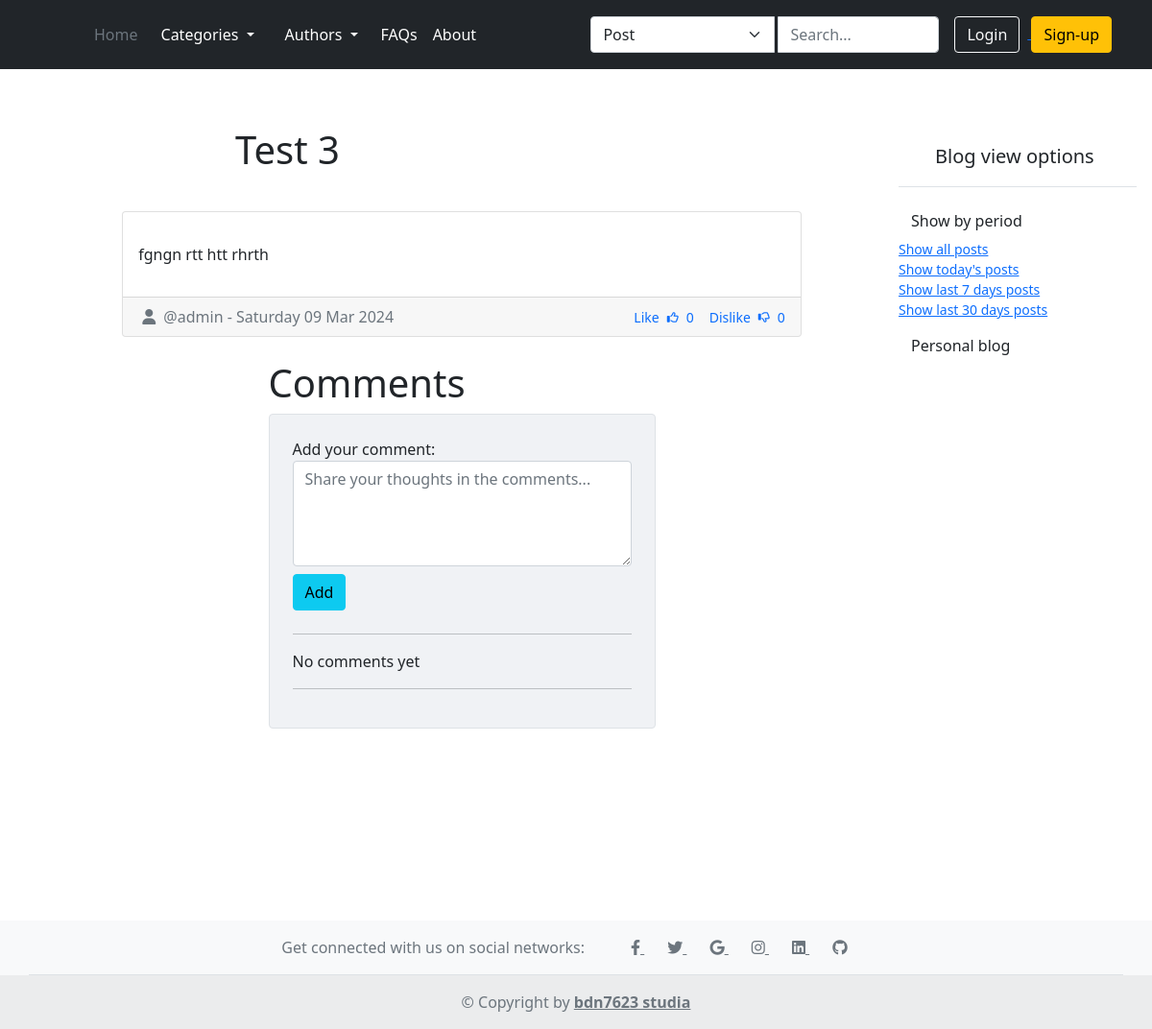
The page /2024/3/9/test-3/ on the database as committed earlier.
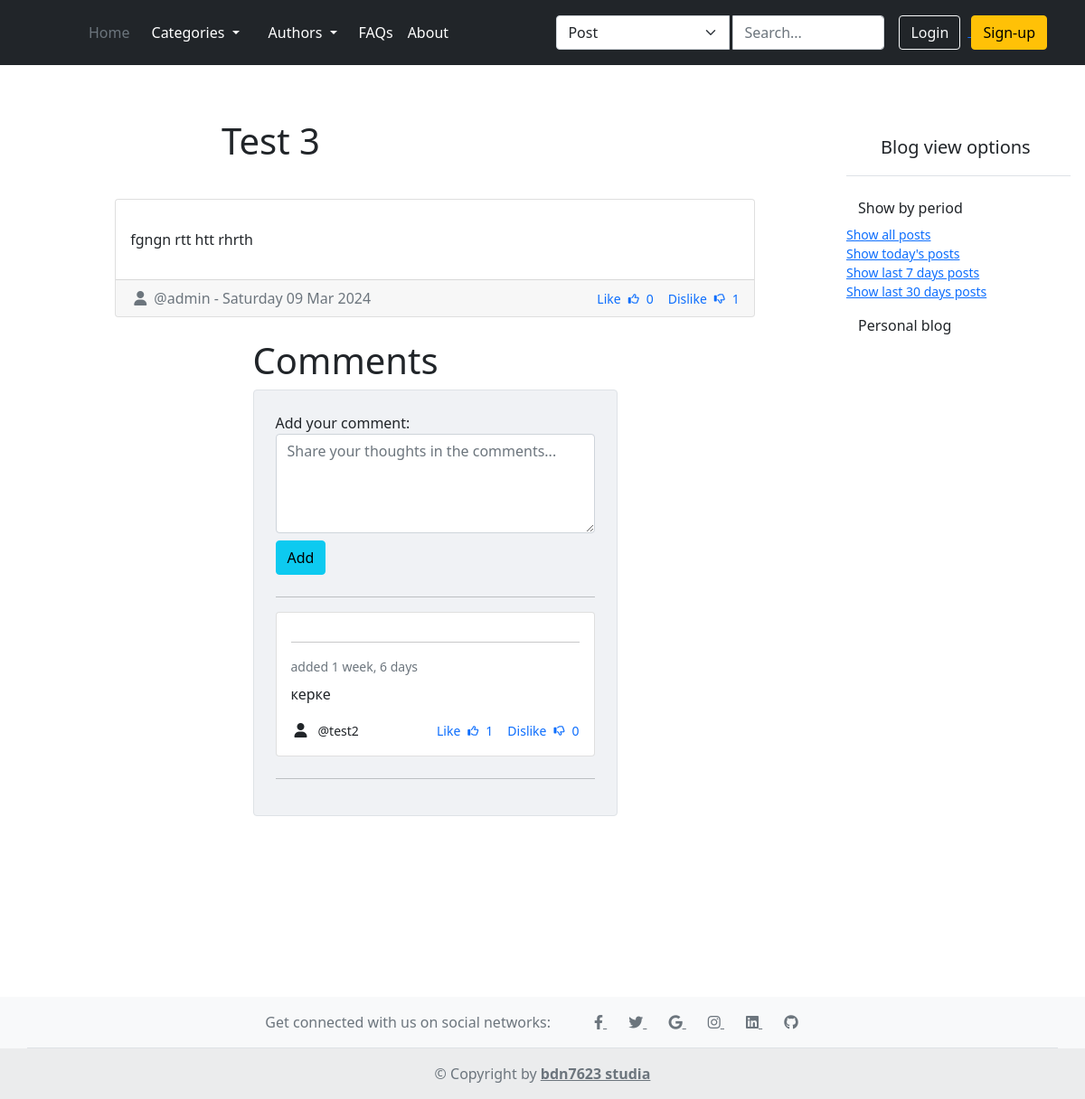
The same page on the database as committed later.
### blog/models.py (models this page shows, shortened)
class Post(models.Model):
    STATUS_CHOICES = (
        ('draft', 'Draft'),
        ('published', 'Published'),
    )
    title = models.CharField(max_length=200)
    slug = models.SlugField(unique_for_date='publish')
    author = models.ForeignKey(User,
                               on_delete=models.CASCADE,
                               related_name='posts')
    body = models.TextField(verbose_name='Content')
    publish = models.DateTimeField(default=timezone.localtime)
    created = models.DateTimeField(auto_now_add=True)
    updated = models.DateTimeField(auto_now=True)
    image_url = models.URLField(max_length=255)
    status = models.CharField(max_length=10,
                              choices=STATUS_CHOICES,
                              default='draft')
    category = models.ForeignKey(Category,
                                 on_delete=models.CASCADE,
                                 related_name='posts')
    objects = models.Manager()
    published = PostPublishedManager()
    class Meta:
        ordering = ('-publish', '-created')

class Comment(models.Model):
    post = models.ForeignKey(Post,
                             on_delete=models.CASCADE,
                             related_name='comments')
    author = models.ForeignKey(User,
                               on_delete=models.CASCADE,
                               related_name='post_comment')
    body = models.CharField(max_length=255)
    created = models.DateTimeField(auto_now_add=True)
    updated = models.DateTimeField(auto_now=True)
    active = models.BooleanField(default=True)
    class Meta:
        ordering = ('-updated', '-created')

### accounts/models.py (models this page shows)
class CustomUser(AbstractUser):
    username = models.CharField(max_length=50, unique=True)
    email = models.EmailField(unique=True, max_length=255)
    USERNAME_FIELD = 'email'
    REQUIRED_FIELDS = ['username', 'first_name', 'last_name']
    objects = CustomUserManager()
    def __str__(self):
        return self.username

### blog/views.py (the view)
# urls.py: path('<int:year>/<int:month>/<int:day>/<slug:post_slug>/', post_detail, name='post_detail'),
def post_detail(request, year, month, day, post_slug):
    post = get_object_or_404(Post,
                             slug=post_slug,
                             status='published',
                             publish__year=year,
                             publish__month=month,
                             publish__day=day)
    form = CommentForm()
    return render(request, 'blog/post/detail.html', {'post': post, 'form': form})

### blog/forms.py
class CommentForm(forms.ModelForm):
    class Meta:
        model = Comment
        fields = ('body',)
        widgets = {
            'body': forms.Textarea(attrs={'placeholder': 'Share your thoughts in the comments...',
                                          'class': 'form-control',
                                          'rows': 4})
        }
        labels = {
            'body': 'Add your comment'
        }

### blog/context_processors.py (called while the page is built)
def get_categories(request):
    categories = Category.objects.all()
    return {'categories': categories}

def get_author(request):
    authors = User.objects.annotate(num_posts=Count('posts')).filter(num_posts__gt=0)
    return {'authors': authors}

### blog/templatetags/blog_filters.py (called while the page is built)
@register.filter
def is_liked_by(instance, user):
    if user.is_authenticated:
        return instance.is_liked_by(user)
    return False

@register.filter
def is_disliked_by(instance, user):
    if user.is_authenticated:
        return instance.is_disliked_by(user)
    return False

### templates/blog/post/detail.html (shortened to what this page needs)
{% extends 'base/_base.html' %}
{% load blog_filters %}
{% load static %}
{% block content %}
<div class="row justify-content-center" style="margin-top: 7%">
    <div class="col-lg-10">
        <div class="col-md-8 mx-auto mt-5">
            <h1 class="mb-4">{{ post.title }}</h1>
        </div>
      <div class="card mb-4" id="postlikeDislike">
        <div class="card-body">
          <p class="card-text">{{ post.body|linebreaks }}</p>
        </div>
        <div class="card-footer text-muted d-flex justify-content-between align-items-center">
          <p class="mb-0">
              <i class="fas fa-user mx-1"></i>
              @{{ post.author }}
            - {{ post.publish|date:"l d M Y" }}
          </p>
          <div class="d-flex align-items-center ml-auto">
              <div class="d-flex flex-row align-items-center text-primary">
                {% if post|is_liked_by:request.user %}
                <p class="small mb-0">Unlike</p>
                <a href="{% url 'blog:post_like' post.id %}">
                  <i class="fa-solid fa-thumbs-up mx-2 fa-xs"></i>
                </a>
                {% else %}
                <p class="small mb-0">Like</p>
                <a href="{% url 'blog:post_like' post.id %}">
                  <i class="fa-regular fa-thumbs-up mx-2 fa-xs"></i>
                </a>
                {% endif %}
                <p class="small mb-0 me-3">{{ post.likes.count }}</p>
              </div>
              <div class="d-flex flex-row align-items-center text-primary">
                {% if post|is_disliked_by:request.user %}
                <p class="small mb-0">Undislike</p>
                <a href="{% url 'blog:post_dislike' post.id %}">
                  <i class="fa-solid fa-thumbs-down mx-2 fa-xs"></i>
                </a>
                {% else %}
                <p class="small mb-0">Dislike</p>
                <a href="{% url 'blog:post_dislike' post.id %}">
                  <i class="fa-regular fa-thumbs-down mx-2 fa-xs"></i>
                </a>
                {% endif %}
                <p class="small mb-0">{{ post.dislikes.count }}</p>
              </div>
          </div>
        </div>
    </div>
</div>
<div class="row d-flex justify-content-center">
  <div class="col-md-8 col-lg-6">
    <h1>Comments</h1>
    <div class="card shadow-0 border" style="background-color: #f0f2f5;">
      <div class="card-body p-4">
        <div class="form-outline mb-4" id="comments">
          <form method="post" action="{% url 'blog:add_comment' post.id %}">
              {{ form.body.label_tag }}
              {{ form.body }}
            <button type="submit" class="btn btn-info mt-2">Add</button>
          </form>
        </div>
        <hr>
        {% if post.comments.count %}
            {% for comment in post.comments.all %}
              {% include 'blog/comment/detail.html' %}
            {% endfor %}
        {% else %}
        <p>No comments yet</p>
        {% endif %}
        <hr>
      </div>
    </div>
  </div>
</div>
</div>
{% endblock content %}

### templates/base/_base.html (shortened to what this page needs)
{% load static %}
<!doctype html>
<html lang="en">
<head>
    <link href="https://cdn.jsdelivr.net/npm/bootstrap@5.0.2/dist/css/bootstrap.min.css"
          rel="stylesheet"
>
    <link href="https://cdnjs.cloudflare.com/ajax/libs/font-awesome/6.4.0/css/all.min.css"
          rel="stylesheet"
>
    <link rel="stylesheet" type="text/css" href="{% static 'css/style.css' %}">
</head>
<body>
{% include 'base/nav/_header.html' %}
{% include 'base/nav/_sidebar.html' %}
<div class="container" style="margin-top: 7%">
    {% block content %}
    {% endblock content %}
</div>
{% include 'base/nav/_footer.html' %}
</body>
</html>

### templates/base/nav/_header.html (shortened to what this page needs)
<header class="p-3 bg-dark text-white fixed-top">
    <div class="container">
        <div class="d-flex flex-wrap align-items-center justify-content-center justify-content-lg-start">
            <a href="/" class="d-flex align-items-center mb-2 mb-lg-0 text-white text-decoration-none">
                <svg class="bi me-2" width="40" height="32" role="img" aria-label="Bootstrap">
                    <use xlink:href="#bootstrap"></use>
                </svg>
            </a>
            <ul class="nav col-12 col-lg-auto me-lg-auto mb-2 justify-content-center mb-md-0">
                <li><a href="{% url 'blog:post_list' %}" class="nav-link px-2 text-secondary">Home</a></li>
                <li class="nav-item dropdown">
                    <a class="nav-link dropdown-toggle text-white" href="#" id="categoriesDropdown" role="button"
                       data-bs-toggle="dropdown" aria-expanded="false">
                        Categories
                    </a>
                </li>
                <li class="nav-item dropdown">
                    <a class="nav-link dropdown-toggle text-white" href="#" id="authorDropdown" role="button"
                       data-bs-toggle="dropdown" aria-expanded="false">
                        Authors
                    </a>
                </li>
                <li><a href="#" class="nav-link px-2 text-white">FAQs</a></li>
                <li><a href="#" class="nav-link px-2 text-white">About</a></li>
            </ul>
            <form class="col-12 col-lg-auto mb-3 mb-lg-0 me-lg-3" method="get" action="{% url 'blog:search_posts' %}">
                <div class="input-group">
                    <select class="form-select me-1" name="search_param" id="search-param">
                        <option value="post">Post</option>
                    </select>
                    <input type="search" class="form-control form-control-dark" placeholder="Search..."
                           aria-label="Search"
                           name="search_query" id="search-query-text">
                </div>
            </form>
            <div class="text-end">
                {% if request.user.is_authenticated %}
                <a href="{% url 'accounts:profile_detail' username=request.user.username %}"
                       class="text-decoration-none text-white me-3">
                      {% if request.user.profile %}
                      <img src="{{ request.user.profile.avatar }}" width="25" height="25">
                      {% else %}
                      <i class="fa fa-user mx-1"></i>
                      {% endif %}
                  <strong>
                    {{ request.user.username }}
                  </strong>
                </a>
                 <a href="{% url 'accounts:logout' %}">
                  <button type="button" class="btn btn-warning">Logout</button>
                </a>
                {% else %}
                <a href="{% url 'accounts:login' %}">
                  <button type="button" class="btn btn-outline-light me-2">Login</button>
                </a>
                <a href="{% url 'accounts:register' %}">
                  <button type="button" class="btn btn-warning">Sign-up</button>
                </a>
                {% endif %}
            </div>
        </div>
    </div>
</header>

### templates/base/nav/_sidebar.html (shortened to what this page needs)
<div class="flex-shrink-0 p-3 bg-white float-end mt-5" style="width: 280px;">
    <a href="/" class="d-flex align-items-center pb-3 mb-3 link-dark text-decoration-none border-bottom">
        <svg class="bi me-2" width="30" height="24">
            <use xlink:href="#bootstrap"></use>
        </svg>
        <span class="fs-5 fw-semibold">Blog view options</span>
    </a>
    <ul class="list-unstyled ps-0">
        <li class="mb-1">
            <button class="btn btn-toggle align-items-center rounded collapsed" data-bs-toggle="collapse"
                    data-bs-target="#home-collapse" aria-expanded="true">
                Show by period
            </button>
            <div class="collapse show" id="home-collapse">
                <ul class="btn-toggle-nav list-unstyled fw-normal pb-1 small">
                    <li><a href="">Show all posts</a></li>
                    <li>
                        <a href="">
                            Show today's posts
                        </a>
                    </li>
                    <li>
                        <a href="">
                            Show last 7 days posts
                        </a>
                    </li>
                    <li>
                        <a href="">
                            Show last 30 days posts
                        </a>
                    </li>
                </ul>
            </div>
        </li>
        <li class="mb-1">
            <button class="btn btn-toggle align-items-center rounded collapsed" data-bs-toggle="collapse"
                    data-bs-target="#dashboard-collapse" aria-expanded="false">
                Personal blog
            </button>
        </li>
    </ul>
</div>

### templates/blog/comment/detail.html (shortened to what this page needs)
{% load blog_filters %}
<div class="card mb-4" id="commentLike{{ comment.id }}">
    <div class="card-body">
        <hr>
        <p class="small text-muted mb-2">added {{ comment.created|timesince }}</p>
        <div class="d-flex flex-row align-items-center">
            {% if comment.active %}
            <p>{{ comment.body }}</p>
            {% else %}
            <p><strong><i>Comment has been disabled by admin</i></strong></p>
            {% endif %}
        </div>
        <div class="d-flex justify-content-between">
            <div class="d-flex flex-row align-items-center">
                <i class="fas fa-user mx-1"></i>
                <p class="small mb-0 ms-2">@{{ comment.author }}</p>
            </div>
            <div class="d-flex justify-content-end">
                <div class="d-flex flex-row align-items-center text-primary me-3">
                    {% if comment|is_liked_by:request.user %}
                    <p class="small mb-0">Unlike</p>
                    <a href="{% url 'blog:comment_like' comment.id %}">
                        <i class="fas fa-thumbs-up mx-2 fa-xs" style="margin-top: -0.16rem;"></i>
                    </a>
                    {% else %}
                    <p class="small mb-0">Like</p>
                    <a href="{% url 'blog:comment_like' comment.id %}">
                        <i class="fa-regular fa-thumbs-up fa-xs mx-2" style="margin-top: -0.16rem;"></i>
                    </a>
                    {% endif %}
                    <p class="small mb-0">{{ comment.likes.count }}</p>
                </div>
                <div class="d-flex flex-row align-items-center text-primary">
                    {% if comment|is_disliked_by:request.user %}
                    <p class="small mb-0">Undislike</p>
                    <a href="{% url 'blog:comment_dislike' comment.id %}">
                        <i class="fa-solid fa-thumbs-down mx-2 fa-xs"></i>
                    </a>
                    {% else %}
                    <p class="small mb-0">Dislike</p>
                    <a href="{% url 'blog:comment_dislike' comment.id %}">
                        <i class="fa-regular fa-thumbs-down mx-2 fa-xs"></i>
                    </a>
                    {% endif %}
                    <p class="small mb-0">{{ comment.dislikes.count }}</p>
                </div>
            </div>
        </div>
    </div>
</div>

### templates/base/nav/_footer.html (shortened to what this page needs)
<footer class="text-center text-lg-start bg-light text-muted mt-5 ">
    <section class="d-flex justify-content-center p-3 border-bottom container">
        <div class="me-5 d-none d-lg-block">
            <span>Get connected with us on social networks:</span>
        </div>
        <div>
            <a href="" class="me-4 text-reset">
                <i class="fab fa-facebook-f"></i>
            </a>
            <a href="" class="me-4 text-reset">
                <i class="fab fa-twitter"></i>
            </a>
            <a href="" class="me-4 text-reset">
                <i class="fab fa-google"></i>
            </a>
            <a href="" class="me-4 text-reset">
                <i class="fab fa-instagram"></i>
            </a>
            <a href="" class="me-4 text-reset">
                <i class="fab fa-linkedin"></i>
            </a>
            <a href="" class="me-4 text-reset">
                <i class="fab fa-github"></i>
            </a>
        </div>
    </section>
    <div class="text-center p-3" style="background-color: rgba(0, 0, 0, 0.05);">
        ©  Copyright by
        <a class="text-reset fw-bold" href="#">bdn7623 studia</a>
    </div>
</footer>

Rows that differ between the two databases and show on the page:
changed Post "Test 3": dislikes.count "0" → "1"
added Comment: created "1 week, 6 days", body "керке", author "test2", likes.count "1", dislikes.count "0"
Other text that changed with them:
text no longer shown: "No comments yet"
